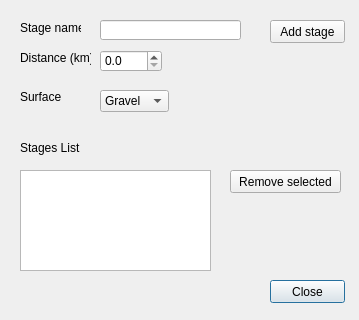
<?xml version="1.0" encoding="UTF-8"?>
<ui version="4.0">
 <class>EditStage</class>
 <widget class="QDialog" name="EditStage">
  <property name="geometry">
   <rect>
    <x>0</x>
    <y>0</y>
    <width>359</width>
    <height>320</height>
   </rect>
  </property>
  <property name="windowTitle">
   <string>Edit Stage</string>
  </property>
  <widget class="QLabel" name="label">
   <property name="geometry">
    <rect>
     <x>20</x>
     <y>20</y>
     <width>61</width>
     <height>16</height>
    </rect>
   </property>
   <property name="text">
    <string>Stage name</string>
   </property>
  </widget>
  <widget class="QLabel" name="label_2">
   <property name="geometry">
    <rect>
     <x>20</x>
     <y>50</y>
     <width>71</width>
     <height>16</height>
    </rect>
   </property>
   <property name="text">
    <string>Distance (km)</string>
   </property>
  </widget>
  <widget class="QLineEdit" name="nameInput">
   <property name="geometry">
    <rect>
     <x>100</x>
     <y>20</y>
     <width>141</width>
     <height>20</height>
    </rect>
   </property>
  </widget>
  <widget class="QLabel" name="label_4">
   <property name="geometry">
    <rect>
     <x>20</x>
     <y>140</y>
     <width>71</width>
     <height>16</height>
    </rect>
   </property>
   <property name="text">
    <string>Stages List</string>
   </property>
  </widget>
  <widget class="QPushButton" name="closeStage">
   <property name="geometry">
    <rect>
     <x>270</x>
     <y>280</y>
     <width>75</width>
     <height>23</height>
    </rect>
   </property>
   <property name="text">
    <string>Close</string>
   </property>
  </widget>
  <widget class="QPushButton" name="removeStage">
   <property name="geometry">
    <rect>
     <x>230</x>
     <y>170</y>
     <width>111</width>
     <height>23</height>
    </rect>
   </property>
   <property name="text">
    <string>Remove selected</string>
   </property>
  </widget>
  <widget class="QListWidget" name="stageList">
   <property name="geometry">
    <rect>
     <x>20</x>
     <y>170</y>
     <width>191</width>
     <height>101</height>
    </rect>
   </property>
   <property name="selectionMode">
    <enum>QAbstractItemView::MultiSelection</enum>
   </property>
  </widget>
  <widget class="QPushButton" name="addStage">
   <property name="geometry">
    <rect>
     <x>270</x>
     <y>20</y>
     <width>75</width>
     <height>23</height>
    </rect>
   </property>
   <property name="text">
    <string>Add stage</string>
   </property>
  </widget>
  <widget class="QLabel" name="label_3">
   <property name="geometry">
    <rect>
     <x>20</x>
     <y>90</y>
     <width>47</width>
     <height>13</height>
    </rect>
   </property>
   <property name="text">
    <string>Surface</string>
   </property>
  </widget>
  <widget class="QComboBox" name="surfaceInput">
   <property name="geometry">
    <rect>
     <x>100</x>
     <y>90</y>
     <width>69</width>
     <height>22</height>
    </rect>
   </property>
   <item>
    <property name="text">
     <string>Gravel</string>
    </property>
   </item>
   <item>
    <property name="text">
     <string>Tarmac</string>
    </property>
   </item>
   <item>
    <property name="text">
     <string>Snow</string>
    </property>
   </item>
  </widget>
  <widget class="QDoubleSpinBox" name="doubleSpinBox">
   <property name="geometry">
    <rect>
     <x>100</x>
     <y>50</y>
     <width>62</width>
     <height>22</height>
    </rect>
   </property>
   <property name="decimals">
    <number>1</number>
   </property>
  </widget>
 </widget>
 <resources/>
 <connections/>
</ui>
